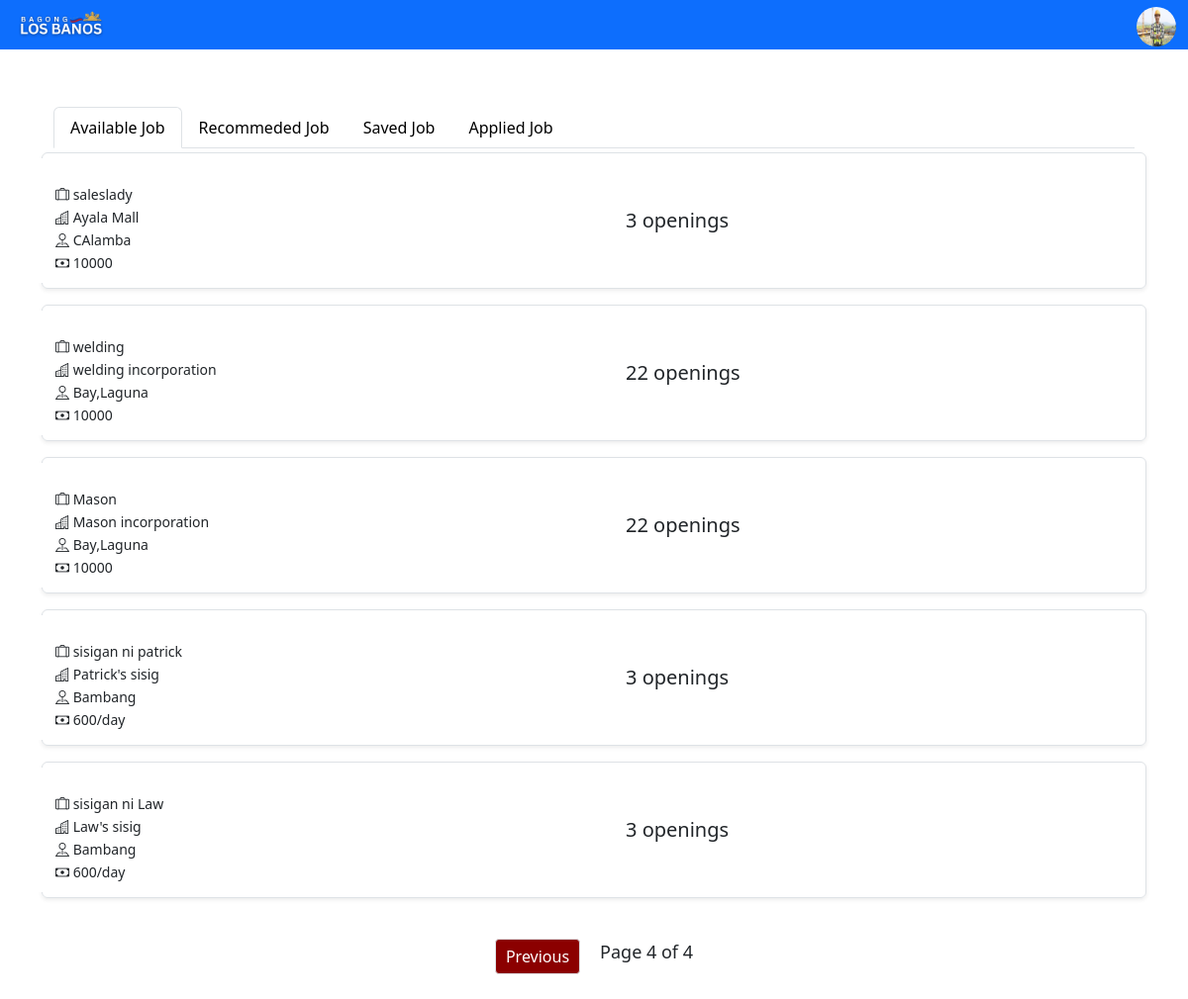
Page /Applicant/applicant_home.php?page=4&joblist (signed in) on the committed database.
### tables this page shows
CREATE TABLE `applicant_profile` (
  `id` int(255) NOT NULL,
  `username` varchar(255) NOT NULL,
  `password` varchar(255) NOT NULL,
  `is_verified` varchar(255) NOT NULL,
  `otp` varchar(255) NOT NULL,
  `otp_expiry` datetime(6) NOT NULL,
  `reset_token` varchar(255) NOT NULL,
  `reset_token_expiry` varchar(255) NOT NULL,
  `email` varchar(255) NOT NULL,
  `fname` varchar(255) NOT NULL,
  `lname` varchar(255) NOT NULL,
  `mname` varchar(255) NOT NULL,
  `dob` date NOT NULL,
  `pob` varchar(255) NOT NULL,
  `age` int(255) NOT NULL,
  `height` int(255) NOT NULL,
  `sex` varchar(255) NOT NULL,
  `civil_status` varchar(255) NOT NULL,
  `contact_no` int(255) NOT NULL,
  `landline` varchar(255) NOT NULL,
  `photo` varchar(255) NOT NULL,
  `present_address` varchar(255) NOT NULL,
  `tin` int(255) NOT NULL,
  `sss_no` int(255) NOT NULL,
  `pagibig_no` int(255) NOT NULL,
  `philhealth_no` int(255) NOT NULL,
  `passport_no` int(255) NOT NULL,
  `passport_expiry` datetime(6) DEFAULT NULL,
  `tertiary_school` varchar(255) NOT NULL,
  `tertiary_graduated` date NOT NULL,
  `tertiary_award` varchar(255) NOT NULL,
  `college_school` varchar(255) NOT NULL,
  `college_graduated` date NOT NULL,
  `college_award` varchar(255) NOT NULL,
  `tertiary_course` varchar(255) NOT NULL,
  `preferred_work_location` varchar(255) NOT NULL,
  `work_location` varchar(255) NOT NULL,
  `preferred_occupation` varchar(255) NOT NULL,
  `disability` varchar(255) NOT NULL,
  `selected_option` varchar(255) NOT NULL,
  `four_ps` varchar(255) NOT NULL,
  `prefix` varchar(255) NOT NULL,
  `religion` varchar(255) NOT NULL,
  `employment_status` varchar(255) NOT NULL,
  `resume` varchar(255) NOT NULL,
  `applicant_type` enum('Training','Employment') NOT NULL,
  `expected_salary` int(255) NOT NULL,
  `grad_course` varchar(255) NOT NULL
);

CREATE TABLE `job_post` (
  `id` int(255) NOT NULL,
  `employer_id` int(255) NOT NULL,
  `job_title` varchar(255) NOT NULL,
  `company_name` varchar(255) NOT NULL,
  `job_type` varchar(255) NOT NULL,
  `salary` varchar(255) NOT NULL,
  `job_description` varchar(255) NOT NULL,
  `selected_option` varchar(255) NOT NULL,
  `vacant` int(255) NOT NULL,
  `requirement` varchar(255) NOT NULL,
  `work_location` varchar(255) NOT NULL,
  `education` varchar(255) NOT NULL,
  `remarks` varchar(255) NOT NULL,
  `date_posted` date NOT NULL,
  `is_active` tinyint(6) NOT NULL
);

### Applicant/jobpages/job_list.php (the view, shortened to what this page needs)
<?php
$applicantid = $_SESSION['applicant_id'];
$limit = 5;
$page = isset($_GET['page']) ? (int)$_GET['page'] : 1;
$start = ($page - 1) * $limit;
$totalQuery = "SELECT COUNT(jp.id) AS total
               FROM job_post jp
               WHERE jp.is_active = 1
               AND jp.id NOT IN (
                   SELECT job_id FROM save_job WHERE applicant_id = ?
               )
               AND jp.id NOT IN (
                   SELECT job_posting_id FROM applied_job WHERE applicant_id = ?
               )";
$totalStmt = $conn->prepare($totalQuery);
$totalStmt->bind_param("ii", $applicantid, $applicantid);
$totalStmt->execute();
$totalResult = $totalStmt->get_result();
$totalRow = $totalResult->fetch_assoc();
$totalJobs = $totalRow['total'];
$totalPages = ceil($totalJobs / $limit);
$query = "SELECT jp.*
          FROM job_post jp
          WHERE jp.is_active = 1
          AND jp.id NOT IN (
              SELECT job_id FROM save_job WHERE applicant_id = ?
          )
          AND jp.id NOT IN (
              SELECT job_posting_id FROM applied_job WHERE applicant_id = ?
          )
          ORDER BY jp.date_posted DESC
          LIMIT ?, ?";
$stmt = $conn->prepare($query);
$stmt->bind_param("iiii", $applicantid, $applicantid, $start, $limit);
$stmt->execute();
$result = $stmt->get_result();
?>
<!DOCTYPE html>
<html lang="en">
<head>
    <link href="https://cdn.jsdelivr.net/npm/bootstrap@5.3.0-alpha3/dist/css/bootstrap.min.css" rel="stylesheet">
    <link rel="stylesheet" href="https://cdn.jsdelivr.net/npm/bootstrap-icons/font/bootstrap-icons.css">
</head>
<body>
<div class="table container mt-1">
<?php while ($row = $result->fetch_assoc()) { ?>
        <a href="jobpages/jobdetails.php?id=<?= urlencode(base64_encode($row['id'])) ?>" class="text-decoration-none text-dark">
            <div class="row job-row border rounded mb-3 shadow-sm" style="cursor: pointer;">
                <div class="col-md-6 row justify-content-start">
                    <div class="col-md-12 pt-3 text-start">
                        <div class="col"><p class="text-start"><i class="bi bi-suitcase-lg"></i> <?= htmlspecialchars($row['job_title']) ?></p></div>
                        <div class="col"><p class="text-start"><i class="bi bi-buildings"></i> <?= htmlspecialchars($row['company_name']) ?></p></div>
                        <div class="col"><p class="text-start"><i class="bi bi-pin-map"></i> <?= htmlspecialchars($row['work_location']) ?></p></div>
                        <div class="col"><p class="text-start"><i class="bi bi-cash"></i> <?= htmlspecialchars($row['salary']) ?></p></div>
                    </div>
                </div>
                <div class="col-md-4 pt-5 text-start">
                    <span class="ms-5 fs-5">
                        <?= htmlspecialchars($row['vacant']) ?> openings
                    </span>
                </div>
                <div class="col-md-2 pt-5 text-start">
                </div>
            </div>
        </a>
    <?php } ?>
</div>
<div class="pagination justify-content-center">
    <?php if ($page > 1): ?>
        <a href="?page=<?= $page - 1 ?>&tab=joblist" class="prev">Previous</a>
    <?php endif; ?>
    <span>Page <?= $page ?> of <?= $totalPages ?></span>
</div>
</body>
</html>

### Applicant/applicant_home.php (shortened to what this page needs)
<?php
include '../db.php';
$applicantid = $_SESSION['applicant_id'];
$sql = "SELECT * FROM applicant_profile WHERE id = ?";
$stmt = $conn->prepare($sql);
$stmt->bind_param("i", $applicantid);
$stmt->execute();
$result_emp = $stmt->get_result();
$row_emp = $result_emp->fetch_assoc();
?>
<!DOCTYPE html>
<html lang="en">
<head>
    <link href="https://cdn.jsdelivr.net/npm/bootstrap@5.3.0-alpha3/dist/css/bootstrap.min.css" rel="stylesheet">
    <link rel="stylesheet" href="https://cdn.jsdelivr.net/npm/bootstrap-icons/font/bootstrap-icons.css">
    <link rel="stylesheet" href="css/jobpage.css">
</head>
<body>
<div class="header">
    <div class="container-fluid align-items-center">
        <div class="row align-items-center">
            <div class="col-md-2 col-xxl-3 text-start">
                    <img src="../img/logolb.png" alt="lblogo" style="height: 50px;">
            </div>
            <div class="col-md-8 col-xxl-6 text-center">
            </div>
            <div class="col-md-2 col-xxl-3 text-end">
                <div class="dropdown">
                    <a href="#" class="text-decoration-none" id="profileDropdown" data-bs-toggle="dropdown" aria-expanded="false">
                        <?php if (!empty($row_emp['photo'])): ?>
                            <img id="preview" src="<?php echo $row_emp['photo']; ?>" alt="Profile Image" class="img-fluid rounded-circle" style="width: 40px; height: 40px;">
                        <?php else: ?>
                            <img src="../img/user-placeholder.png" alt="Profile Picture" class="img-fluid rounded-circle" style="width: 40px; height: 40px;">
                        <?php endif; ?>
                    </a>
                </div>
            </div>
        </div>
    </div>
</div>
<div class="container mt-4">
    <div class="container mt-4 mb-3">
        <ul class="nav nav-tabs" role="tablist">
            <li class="nav-item">
                <a class="nav-link" id="toggleButton" href="#" data-tab="joblist" role="tab">Available Job</a>
            </li>
            <li class="nav-item">
                <a class="nav-link" id="toggleButton4" href="#" data-tab="recommeded" role="tab">Recommeded Job</a>
            </li>
            <li class="nav-item">
                <a class="nav-link" id="toggleButton3" href="#" data-tab="savejob" role="tab">Saved Job</a>
            </li>
            <li class="nav-item">
                <a class="nav-link" id="toggleButton2" href="#" data-tab="appliedjob" role="tab">Applied Job</a>
            </li>
        </ul>
    </div>
    <div class="row align-items-start" style="margin-top:-1.6rem;">
        <div id="joblist" class="jobs">
            <?php
                include 'jobpages/job_list.php';
            ?>
        </div>
            <?php
                include 'jobpages/job_recommeded.php';
            ?>
            <?php
                include 'jobpages/saved_jobs.php';
            ?>
            <?php
                include 'jobpages/applied_jobs.php';
            ?>
    </div>
</div>
</body>
</html>

### Applicant/css/jobpage.css (style rules this page uses)
* { margin: 0; padding: 0; box-sizing: border-box; }
body { font-family: Arial, sans-serif; background-color: #d9d9d9; }
.header { background:#0D6EFD; color: white; height: 50px; width: 100%; text-align: center; }
.pagination { text-align: center; margin: 20px 0; }
.pagination a { text-decoration: none; background-color: #8B0000; color: white; padding: 8px 15px; margin: 5px; border-radius: 5px; }
.pagination span { font-size: 18px; margin: 0 10px; }
.job-row { margin: 2px 0; padding: 5px; }
.job-row p { margin: 2px 0; font-size: 14px; }
.job-row span { font-size: 14px; }
.container { padding: 5px; }
.col-md-2, .col-md-8 { padding: 2px; }
a.nav-link { color: black; text-decoration: none; }

### Applicant/jobpages/saved_jobs.php (style rules this page uses)
.pagination a { margin: 0 10px; padding: 5px 10px; border: 1px solid #dee2e6; border-radius: 4px; text-decoration: none; }

### Applicant/jobpages/applied_jobs.php (style rules this page uses)
.pagination a { margin: 0 10px; padding: 5px 10px; border: 1px solid #dee2e6; border-radius: 4px; text-decoration: none; }

### rows in the picture
applicant_profile: photo (picture)
job_post: job_title "saleslady", company_name "Ayala Mall", work_location "CAlamba", salary "10000", vacant "3"
job_post: job_title "welding", company_name "welding incorporation", work_location "Bay,Laguna", salary "10000", vacant "22"
job_post: job_title "Mason", company_name "Mason incorporation", work_location "Bay,Laguna", salary "10000", vacant "22"
job_post: job_title "sisigan ni patrick", company_name "Patrick's sisig", work_location "Bambang", salary "600/day", vacant "3"
job_post: job_title "sisigan ni Law", company_name "Law's sisig", work_location "Bambang", salary "600/day", vacant "3"

### other values in the picture
$page "4"
$totalPages "4"
